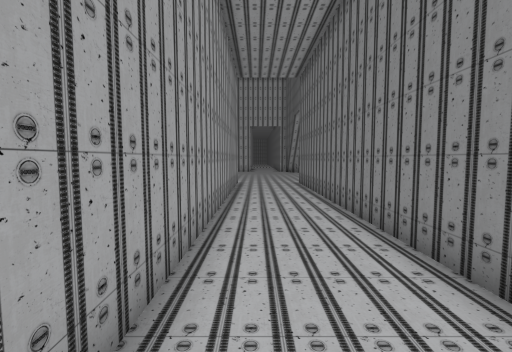
View 1 (above)

14 first-person views from a walk through a scene from a Unity 3-D project. The camera is 1.4 m above the floor, tilts 4° down and sees 90° across. The floor is counted in squares, 1 m on a side. Each view is taken from the middle of a square. On the plan, view 1 faces up. The plan holds only what a view shows up to about 13 squares ahead; the rest is blank. The place goes on beyond the plan. The player character is not drawn. Door leaves are left out, so doorways stand open. Some surface patterns are stand-ins.

View 2
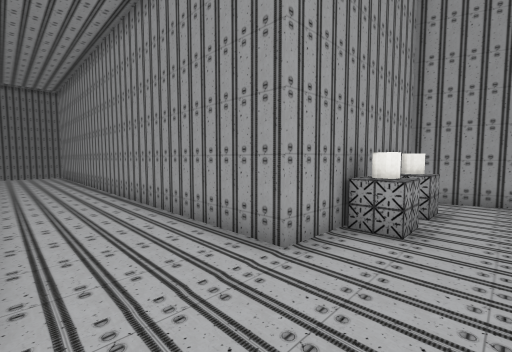

View 3
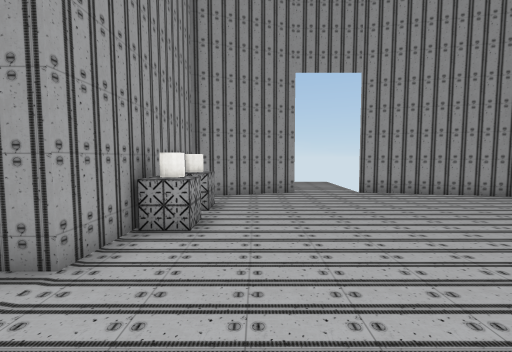

View 4
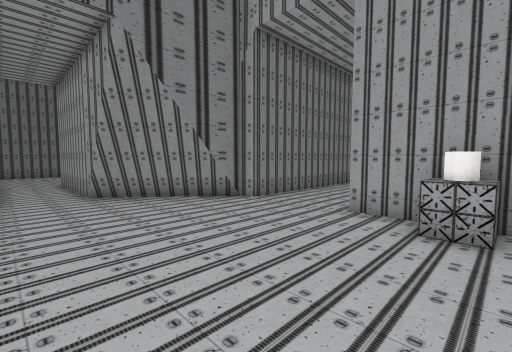

View 5
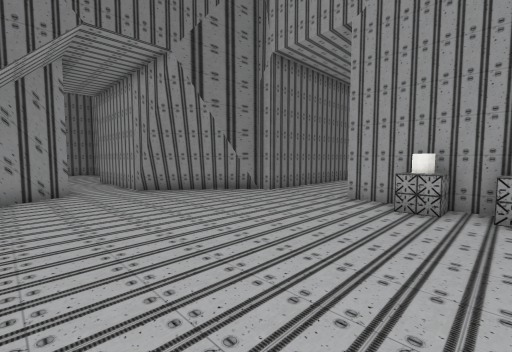

View 6
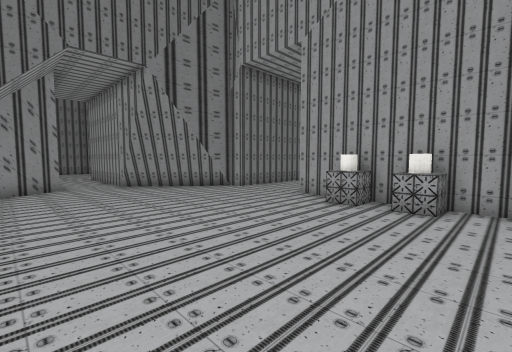

View 7
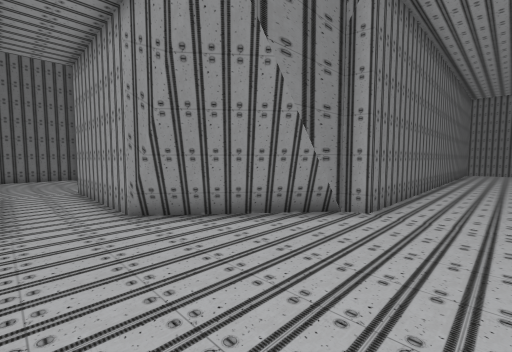

View 8
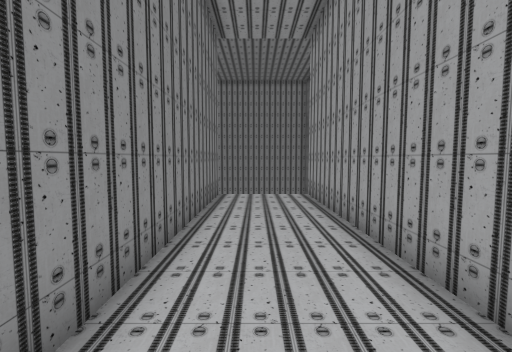

View 9
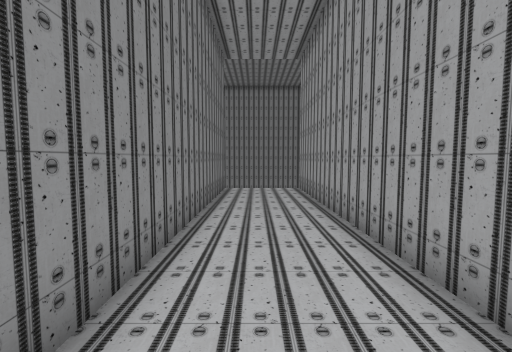

View 10
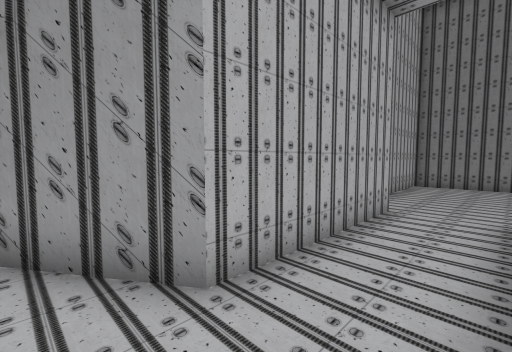

View 11
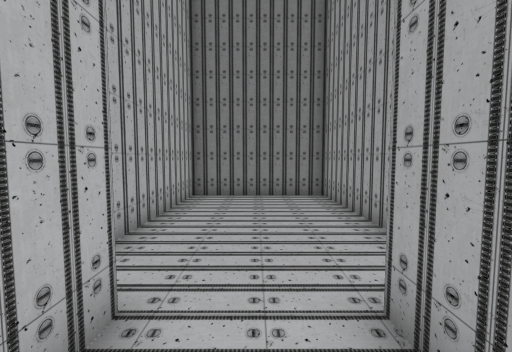

View 12
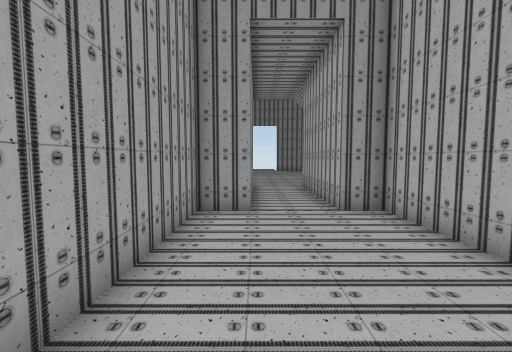

View 13
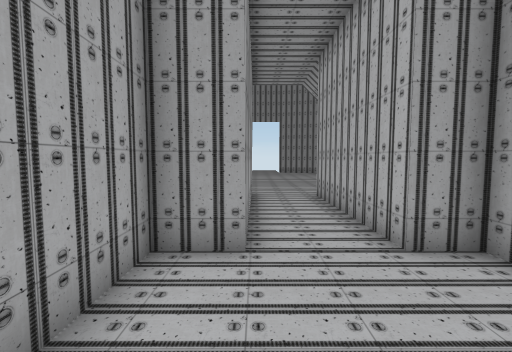

View 14
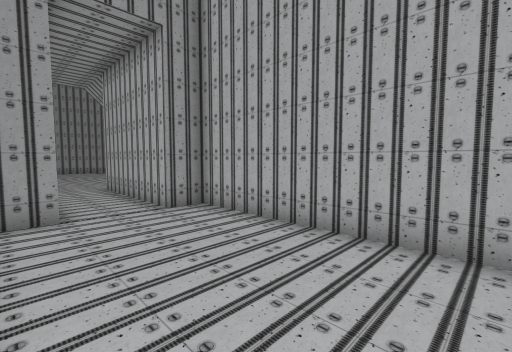

### Floor plan
Points are (right, up) in squares from view 1. A wall is a line through its corners. A room is listed if a view was taken in it or the views show most of it. See-through windows are left out.
Room 1 (views 1, 2, 3, 4, 5, 6, 7, 8, 9, 10, 11)
walls: (-3.1, 14.6) (-1, 14.6) (-1, -4.9); (3.1, 14.7) (3.1, 16.2); (3, 15.4) (5.9, 18.9); (3, 15.7) (5.7, 19); (5.2, 18.8) (12.2, 18.8); (-8.4, 18.6) (-7.2, 14.7) (-6.6, 14.7); (-7.9, 23.6) (-8.5, 21.1); (12.2, 21.3) (6.5, 21.3) (5, 23.5); (2.5, -4.9) (2.5, 14.6) (2.9, 14.7)
low walls: (2.9, 14.7) (3.5, 15.4); (2.9, 15.1) (6.1, 18.9); (3.6, 15.5) (6.4, 18.9)
ways out: open door at (12, 20) to room 2; open door at (-8.5, 20)
objects: other object (-6, 15); cylinder (-5, 15); other object (-4, 15); cylinder (-3, 15)
Room 2 (views 12, 13, 14)
walls: (12.2, 18.8) (12.2, 17.4) (19.7, 17.4) (19.7, 22.4) (12.2, 22.4) (12.2, 21.3)
ways out: open door at (12, 20) to room 1

Positions as (right, up) in squares from view 1, and headings:
1: (0, 0), facing up
2: (2, 17), facing down-left
3: (2, 17), facing left
4: (-4, 21), facing down-right
5: (-5, 23), facing down-right
6: (-7, 23), facing down-right
7: (0, 21), facing down-right
8: (1, 5), facing down
9: (1, 7), facing down
10: (5, 19), facing up-right
11: (10, 20), facing right
12: (19, 19), facing left
13: (16, 19), facing left
14: (19, 18), facing up-left
